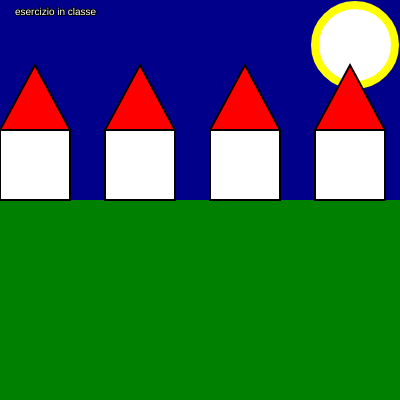
Frame 1 (no input)
Frame 60 (no input): identical to frame 1, image omitted
Frame 120 (the mouse pressed at the canvas centre since frame 60): identical to frame 1, image omitted

The p5.js sketch that drew this single still picture (run headless with seeded random() and noise() and a simulated clock; from frame 60 on, the mouse is pressed at the canvas centre):

// p5.js sketch
// ── sketch.js
// popolare il cielo di stelle con algoritmo
let xsize = 400;
let ysize = 400;


function setup() {
  createCanvas(xsize, ysize);
}

// esiste solamente una sola funzione una nel codice
// PRIMA COLORE POI FORMA RELATIVA!!
//    1. background
//    2. colore
//    3. stroke
//    4. forma


function draw() {
  background("darkblue");
  fill("lightyellow");
  // Prato
  fill("green");
  stroke("darkgreen");
  strokeWeight(0);
  rect(0, ysize / 2, xsize + 50, ysize / 2);


  // stelle
  stroke("yellow");
  strokeWeight(25);
  let x_star = xsize / 40;
  let y_star = ysize / 5;

  // testo
  fill("white");
  stroke(0);
  strokeWeight(2);
  textSize(xsize / 40);
  text("esercizio in classe", 15, 15);
  // luna
  stroke("yellow");
  strokeWeight(8);
  circle(355, 45, 80);

  // casette
  fill("white");
  strokeWeight(2);
  stroke("black");
  let w_house = 70;
  let h_house = 70;
  let x_house = 0;
  let y_house = ysize / 2 - h_house;
  rect(x_house, y_house, w_house, h_house);
  // tetto
  fill("red");
  triangle(x_house, y_house, x_house + w_house, y_house, x_house + (w_house) / 2, y_house / 2);
  for (let n_case = 0; n_case < 3; n_case++) {
    x_house = x_house + w_house * 1.5;
    fill("red");
    triangle(x_house, y_house, x_house + w_house, y_house, x_house + (w_house) / 2, y_house / 2);
    fill("white");
    rect(x_house, y_house, w_house, h_house);
  }
}
